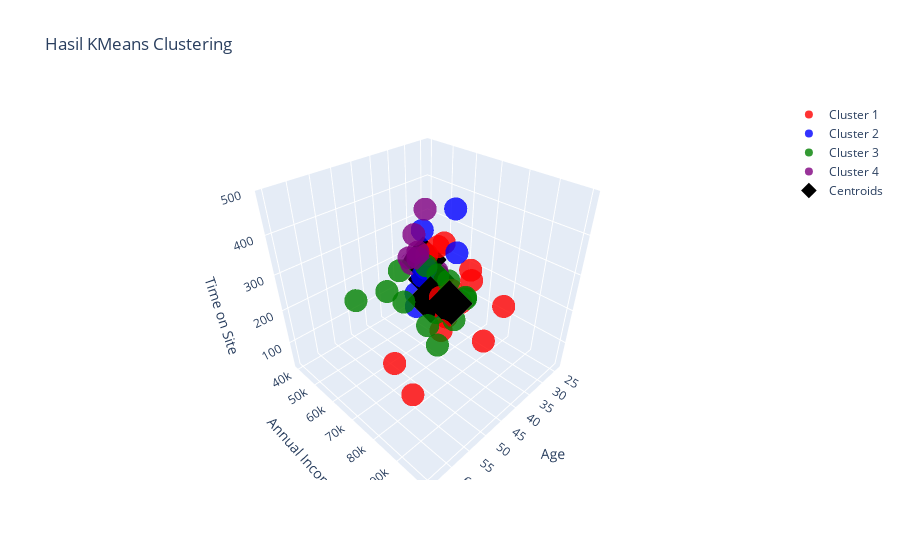

Source (notebook cell):
### Code cell
import plotly.graph_objects as go

# Scatter plots for each cluster
trace1 = go.Scatter3d(
    x=data_train[y_kmeans == 0].iloc[:, 0],
    y=data_train[y_kmeans == 0].iloc[:, 1],
    z=data_train[y_kmeans == 0].iloc[:, 2],
    mode='markers',
    marker=dict(size=8, color='red', opacity=0.8),
    name='Cluster 1'
)

trace2 = go.Scatter3d(
    x=data_train[y_kmeans == 1].iloc[:, 0],
    y=data_train[y_kmeans == 1].iloc[:, 1],
    z=data_train[y_kmeans == 1].iloc[:, 2],
    mode='markers',
    marker=dict(size=8, color='blue', opacity=0.8),
    name='Cluster 2'
)

trace3 = go.Scatter3d(
    x=data_train[y_kmeans == 2].iloc[:, 0],
    y=data_train[y_kmeans == 2].iloc[:, 1],
    z=data_train[y_kmeans == 2].iloc[:, 2],
    mode='markers',
    marker=dict(size=8, color='green', opacity=0.8),
    name='Cluster 3'
)

trace4 = go.Scatter3d(
    x=data_train[y_kmeans == 3].iloc[:, 0],
    y=data_train[y_kmeans == 3].iloc[:, 1],
    z=data_train[y_kmeans == 3].iloc[:, 2],
    mode='markers',
    marker=dict(size=8, color='purple', opacity=0.8),
    name='Cluster 4'
)

# Scatter plot for centroids
centroids = go.Scatter3d(
    x=kmeansmodel.cluster_centers_[:, 0],
    y=kmeansmodel.cluster_centers_[:, 1],
    z=kmeansmodel.cluster_centers_[:, 2],
    mode='markers',
    marker=dict(size=12, color='black', symbol='diamond', opacity=1),
    name='Centroids'
)

# Layout
layout = go.Layout(
    title='Hasil KMeans Clustering',
    scene=dict(
        xaxis_title='Age',
        yaxis_title='Annual Income',
        zaxis_title='Time on Site'
    ),
    showlegend=True
)

# Combine all traces
fig = go.Figure(data=[trace1, trace2, trace3, trace4, centroids], layout=layout)

# Display plot
fig.show()

### Figure 1 — Plotly figure (JSON) as saved in the notebook; plotly's stock layout.template omitted (floating-point values rounded to 4 significant figures)
{"data": [{"marker": {"color": "red", "opacity": 0.8, "size": 8}, "mode": "markers", "name": "Cluster 1", "type": "scatter3d", "x": [56, 51, 48, 60, 55, 50, 65, 45, 48, 55, 42, 42, 52, 45], "y": [90000, 85000, 80000, 80000, 90000, 85000, 95000, 80000, 90000, 85000, 95000, 80000, 100000, 87000], "z": [486.3, 456.2, 298.6, 200, 300, 280, 240, 300, 400, 450, 300, 250, 300, 350]}, {"marker": {"color": "blue", "opacity": 0.8, "size": 8}, "mode": "markers", "name": "Cluster 2", "type": "scatter3d", "x": [28, 29, 36, 32, 35, 35, 28, 36, 35, 32, 35, 34], "y": [52000, 60000, 55000, 50000, 55000, 50000, 60000, 55000, 60000, 55000, 50000, 55000], "z": [123.5, 378.5, 334.9, 75, 220, 120, 250, 200, 123.6, 75.2, 75, 120]}, {"marker": {"color": "green", "opacity": 0.8, "size": 8}, "mode": "markers", "name": "Cluster 3", "type": "scatter3d", "x": [28, 45, 42, 45, 38, 42, 48, 52, 60, 58, 50, 32, 42, 28], "y": [65000, 70000, 75000, 75000, 65000, 70000, 75000, 70000, 65000, 75000, 68000, 65000, 75000, 65000], "z": [125.6, 327.6, 289.8, 120, 250, 180, 200, 350, 300, 350, 250, 72.3, 246.9, 120.5]}, {"marker": {"color": "purple", "opacity": 0.8, "size": 8}, "mode": "markers", "name": "Cluster 4", "type": "scatter3d", "x": [25, 34, 25, 28, 30, 24, 31, 29, 24, 29], "y": [45000, 45000, 40000, 45000, 40000, 45000, 45000, 40000, 45000, 42000], "z": [32.5, 214.9, 312.5, 150, 160, 120.5, 200, 250, 100, 200]}, {"marker": {"color": "black", "opacity": 1, "size": 12, "symbol": "diamond"}, "mode": "markers", "name": "Centroids", "type": "scatter3d", "x": [51.0, 32.92, 43.57, 27.9], "y": [87290.0, 54750, 69860.0, 43200], "z": [329.4, 174.6, 227.3, 174.0]}], "layout": {"scene": {"xaxis": {"title": {"text": "Age"}}, "yaxis": {"title": {"text": "Annual Income"}}, "zaxis": {"title": {"text": "Time on Site"}}}, "showlegend": true, "title": {"text": "Hasil KMeans Clustering"}}}
